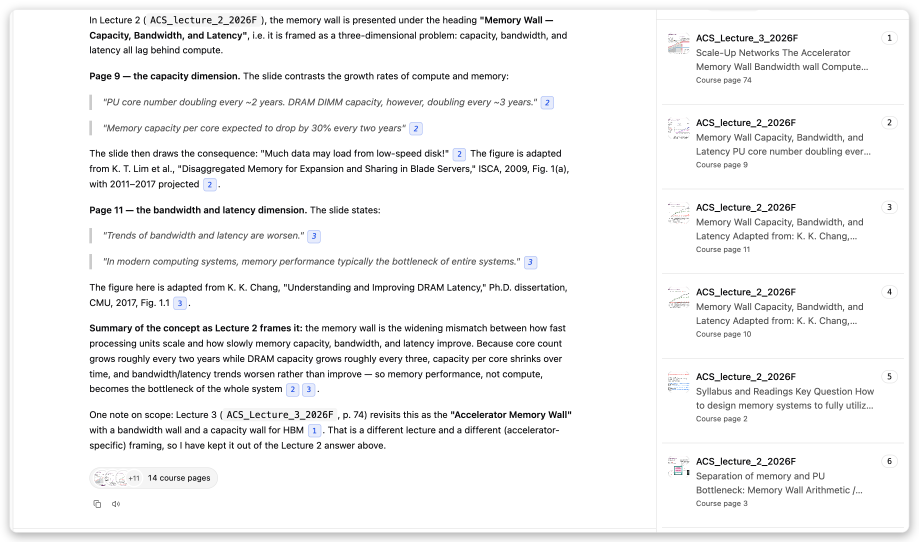
#> input picture presentation/assets/screenshots/rag-source-pane.png, 2756 x 1626 px (shown at 1/3 size)
$ python render_backgrounds.py
#> lines starting #> are read from the running program, lines starting #| are printed output that depends on the picture
#!/usr/bin/env python3
"""Render the deck backgrounds: paper, graphite, and the title stage."""

from __future__ import annotations

from pathlib import Path

import numpy as np
from PIL import Image, ImageDraw, ImageFilter

ROOT = Path(__file__).resolve().parents[1]
OUT = ROOT / "assets" / "backgrounds"
OUT.mkdir(parents=True, exist_ok=True)

W, H = 3200, 1800


def base(color: tuple[int, int, int], grid: tuple[int, int, int, int], aura_xy: tuple[int, int], aura_strength: float, step: int = 96) -> Image.Image:
    image = Image.new("RGBA", (W, H), (*color, 255))
    draw = ImageDraw.Draw(image, "RGBA")
    if grid[3] > 0:
        for x in range(0, W, step):
            draw.line((x, 0, x, H), fill=grid, width=1)
        for y in range(0, H, step):
            draw.line((0, y, W, y), fill=grid, width=1)

    yy, xx = np.mgrid[0:H, 0:W]
    cx, cy = aura_xy
    dist = np.sqrt(((xx - cx) / W) ** 2 + ((yy - cy) / H) ** 2)
    alpha = np.clip(1.0 - dist * 2.2, 0.0, 1.0) ** 2 * aura_strength
    aura = np.zeros((H, W, 4), dtype=np.uint8)
    aura[..., 0] = 20
    aura[..., 1] = 71
    aura[..., 2] = 230
    aura[..., 3] = (alpha * 255).astype(np.uint8)
    image.alpha_composite(Image.fromarray(aura, "RGBA"))
    return image


def title_stage() -> Image.Image:
    image = base((10, 10, 10), (255, 255, 255, 0), (2700, 120), 0.30, step=128)
    shot = Image.open(ROOT / "assets" / "screenshots" / "rag-source-pane.png").convert("RGBA")
    shot = shot.resize((1900, int(shot.height * 1900 / shot.width)), Image.LANCZOS)
    shot = shot.filter(ImageFilter.GaussianBlur(32))
    # Make the screenshot a faint texture instead of a bright rectangle.
    sw, sh = shot.size
    mask = np.zeros((sh, sw), dtype=np.uint8)
    for px in range(sw):
        mask[:, px] = int(58 * (px / max(1, sw - 1)) ** 0.7)
    mask[:120, :] = (mask[:120, :] * np.linspace(0, 1, 120)[:, None]).astype(np.uint8)
    mask[-120:, :] = (mask[-120:, :] * np.linspace(1, 0, 120)[:, None]).astype(np.uint8)
    shot.putalpha(Image.fromarray(mask))
    x = W - shot.width + 60
    y = (H - shot.height) // 2 - 120
    image.alpha_composite(shot, (x, y))

    # Fade the left edge into graphite.
    fade = Image.new("RGBA", (W, H), (0, 0, 0, 0))
    fd = ImageDraw.Draw(fade)
    for i in range(1000):
        fd.rectangle((i, 0, i + 1, H), fill=(10, 10, 10, int(235 * (1 - i / 1000))))
    image.alpha_composite(fade)
    return image


def main() -> None:
    paper = base((250, 250, 250), (9, 9, 11, 0), (2920, 120), 0.10, step=128)
    graphite = base((10, 10, 10), (255, 255, 255, 0), (2920, 120), 0.26, step=128)
#> call 2 of base, with color = (10, 10, 10), grid = (255, 255, 255, 0), aura_xy = (2920, 120), aura_strength = 0.26, step = 128
#> in base (call 2), `image.alpha_composite(Image.fromarray(aura, "RGBA"))`:
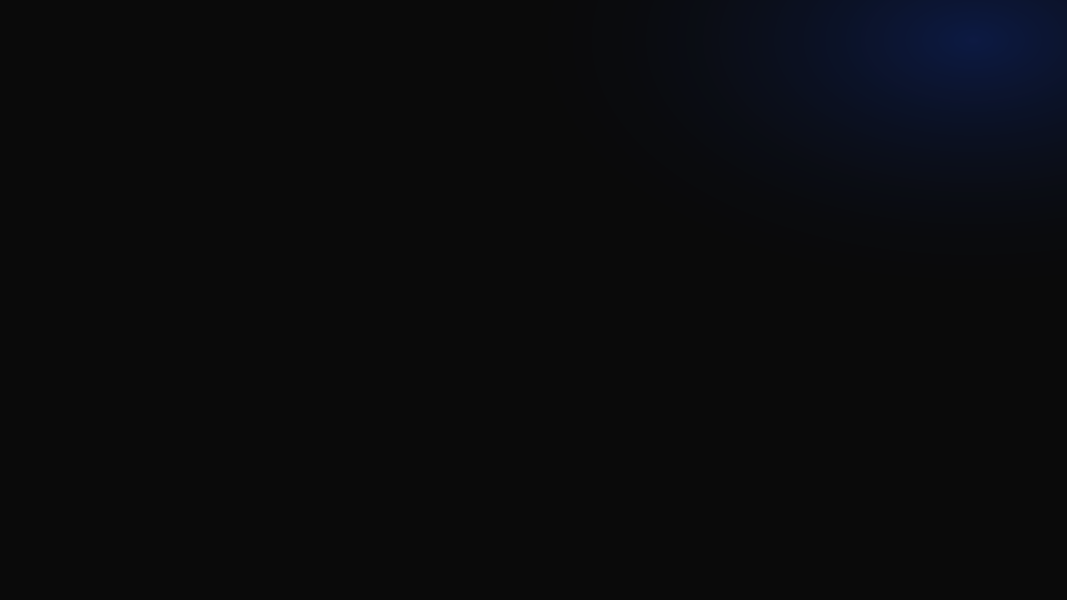
#> image: PIL image 3200x1800 RGBA (shown at 1/3 size); mean R, G, B, A 10.1, 10.8, 13, 255
#> in base (call 2), `image.alpha_composite(Image.fromarray(aura, "RGBA"))`:
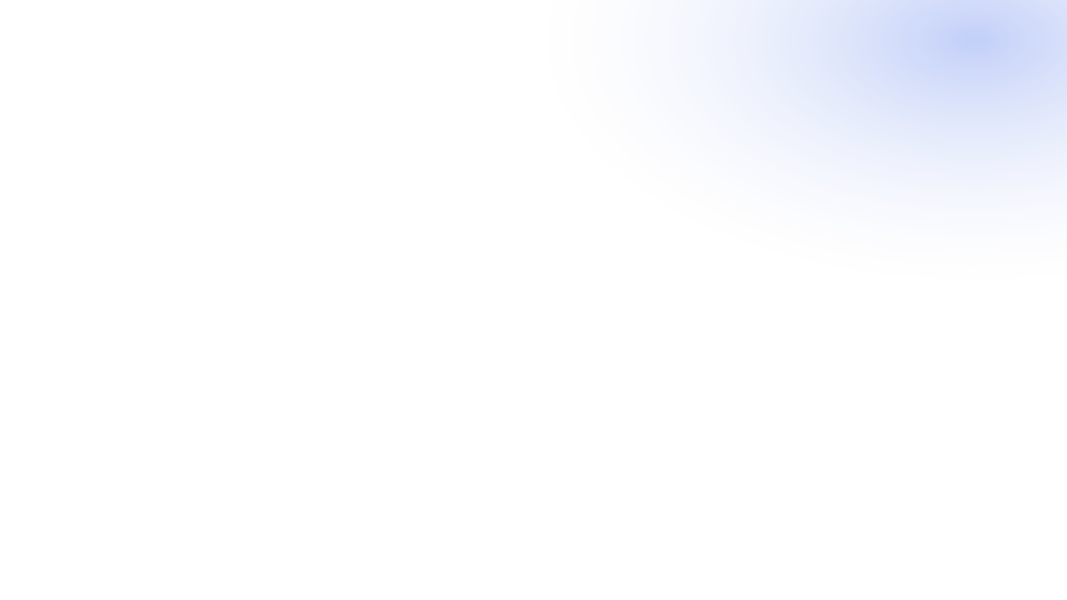
#> aura: shape (1800, 3200, 4) (shown at 1/3 size); mean R, G, B, A 20, 71, 230, 3.4; transparent parts drawn white
    paper.convert("RGB").save(OUT / "paper.jpg", quality=93, optimize=True)
    graphite.convert("RGB").save(OUT / "graphite.jpg", quality=93, optimize=True)
    title_stage().convert("RGB").save(OUT / "title.jpg", quality=93, optimize=True)
#> in title_stage, shot is the input picture: PIL image 2756x1626 RGBA; mean R, G, B, A 230.4, 230.4, 230.6, 242.3
#> in title_stage, `shot = shot.filter(ImageFilter.GaussianBlur(32))`:
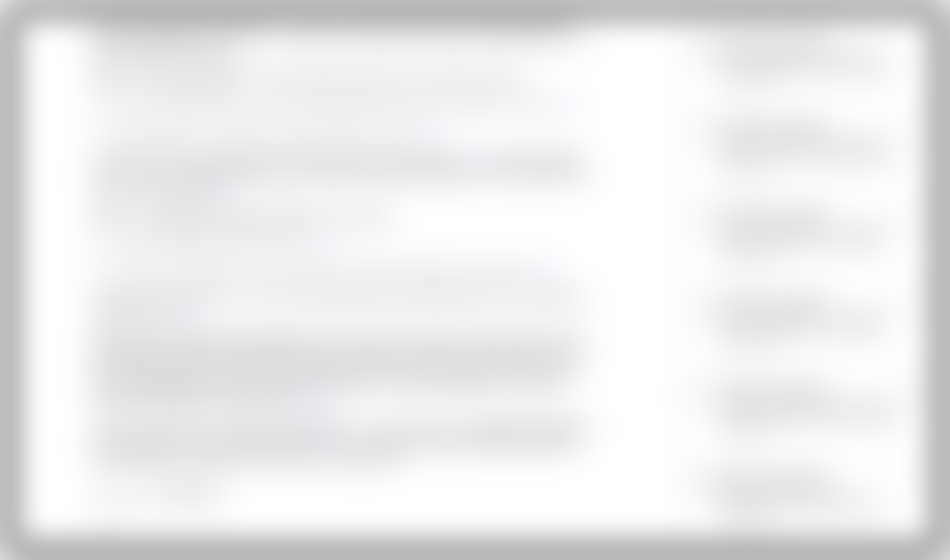
#> shot: PIL image 1900x1120 RGBA (shown at 1/2 size); mean R, G, B, A 228, 228, 228.2, 239.7; transparent parts drawn white
#> after the loop in title_stage, `for px in range(sw):`:
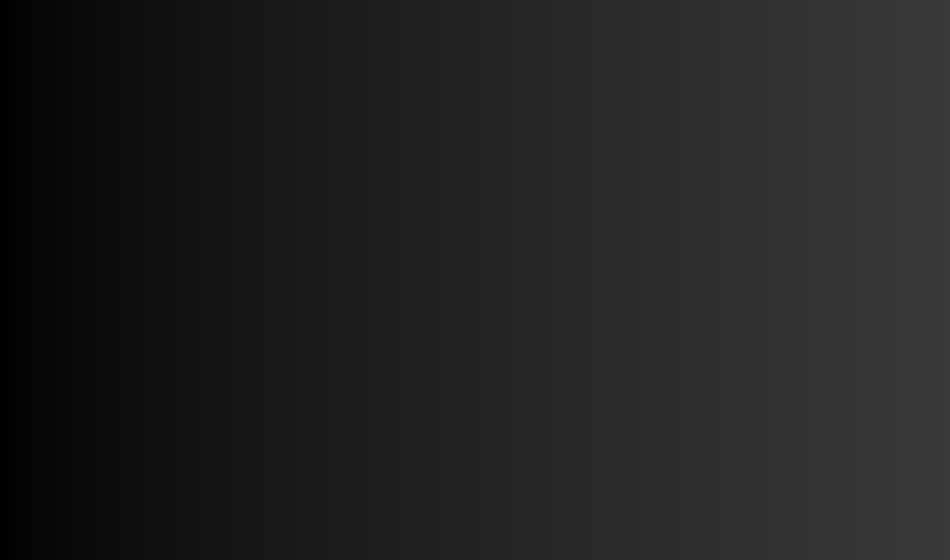
#> mask: shape (1120, 1900) (shown at 1/2 size); min 0, max 58, mean 33.6
#> in title_stage, `shot.putalpha(Image.fromarray(mask))`:
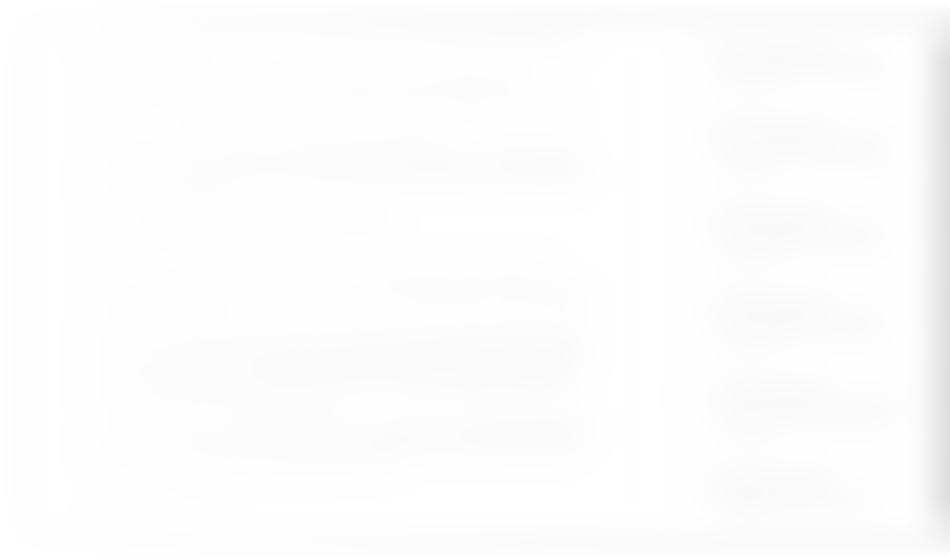
#> shot: PIL image 1900x1120 RGBA (shown at 1/2 size); mean R, G, B, A 228, 228, 228.2, 29.9; transparent parts drawn white
#> in title_stage, `image.alpha_composite(shot, (x, y))`:
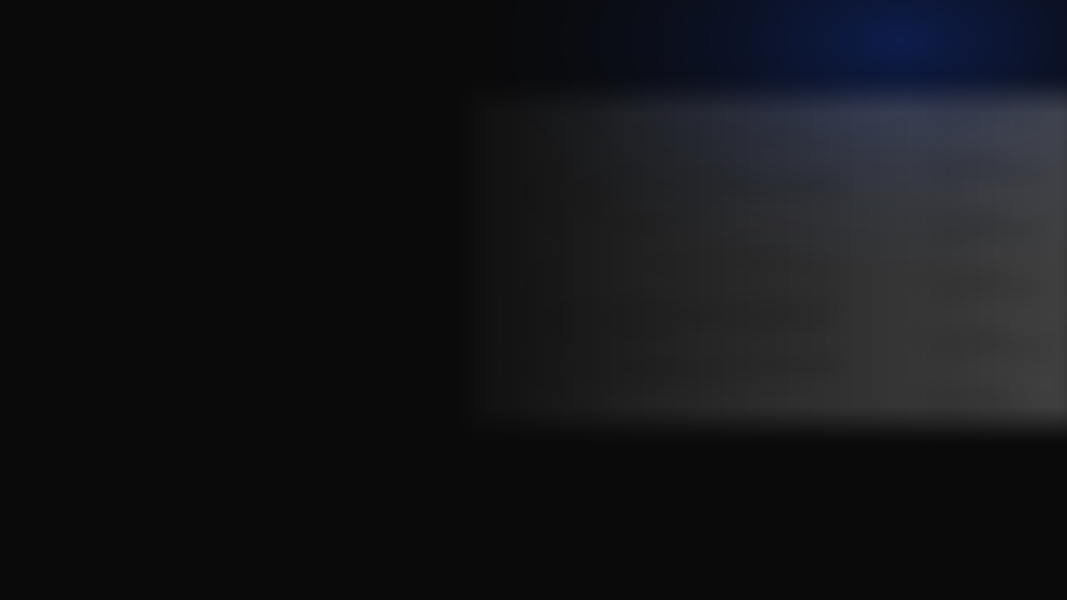
#> image: PIL image 3200x1800 RGBA (shown at 1/3 size); mean R, G, B, A 19.6, 20.5, 23.2, 255
#> in title_stage, `fade = Image.new("RGBA", (W, H), (0, 0, 0, 0))`: fade: PIL image 3200x1800 RGBA; every value is 0
#> in title_stage, `image.alpha_composite(fade)`:
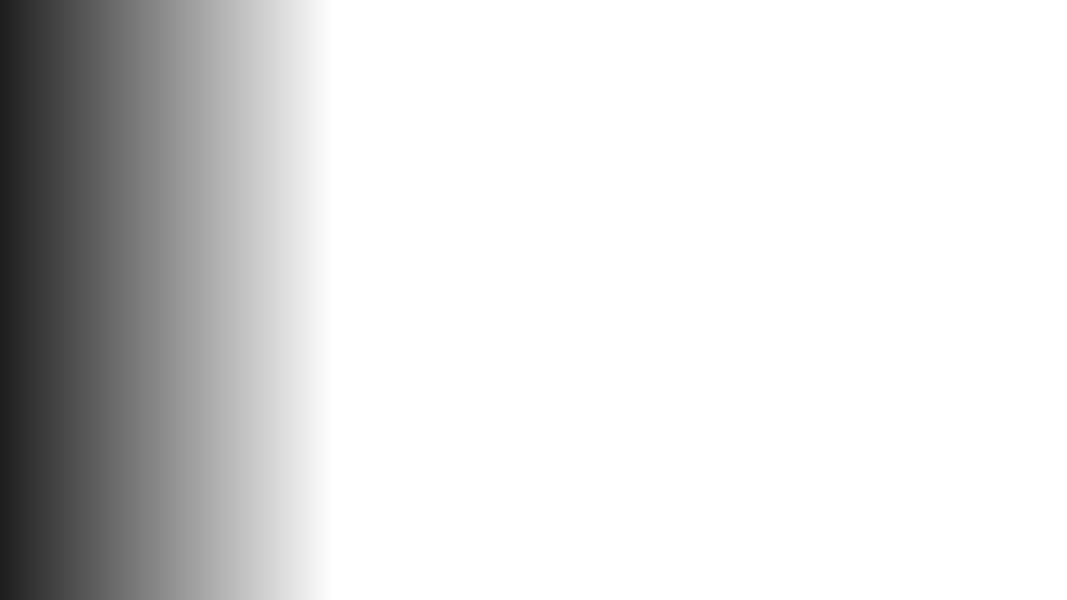
#> fade: PIL image 3200x1800 RGBA (shown at 1/3 size); mean R, G, B, A 3.1, 3.1, 3.1, 36.6; transparent parts drawn white
    print("wrote backgrounds")


if __name__ == "__main__":
    main()
